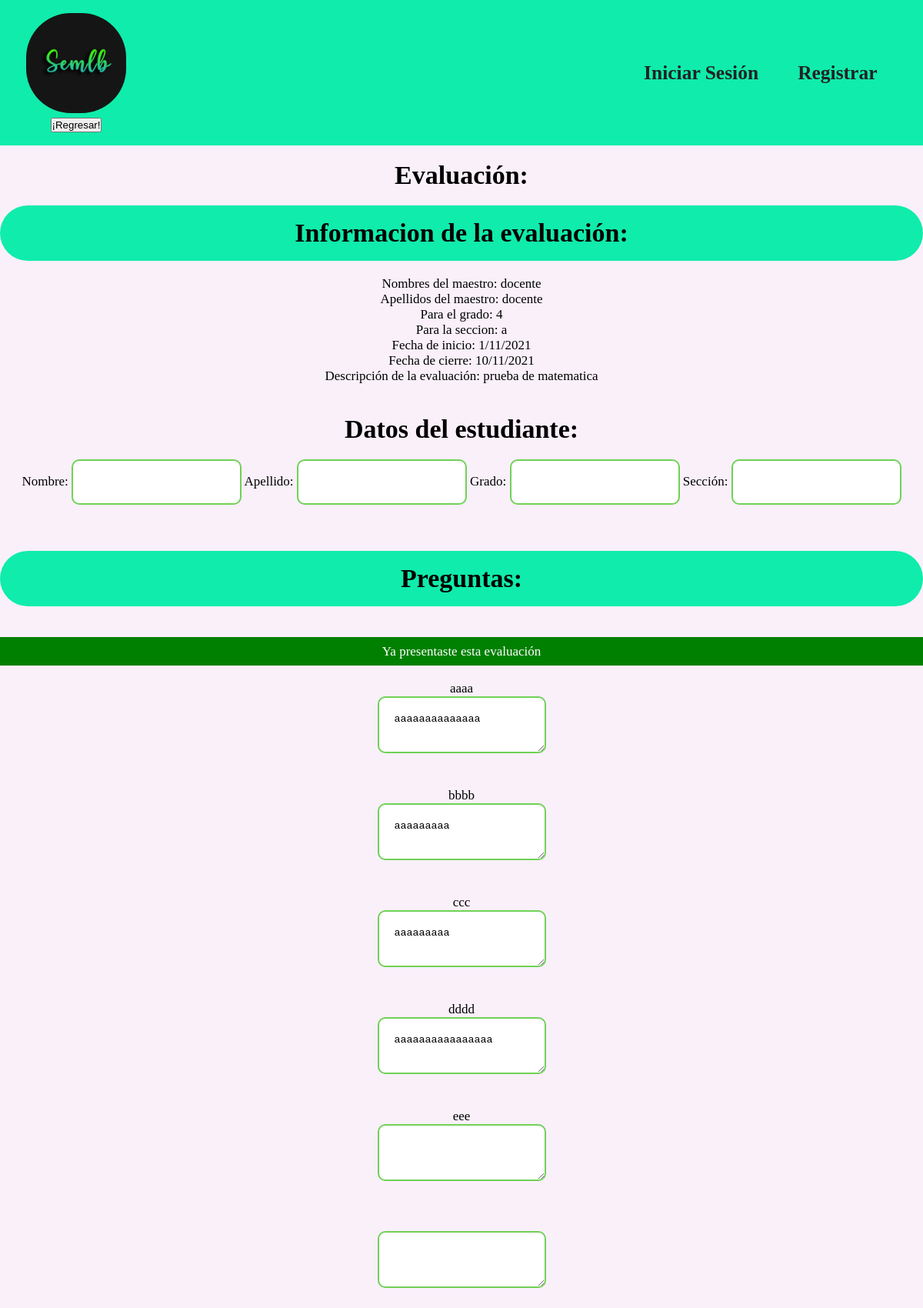
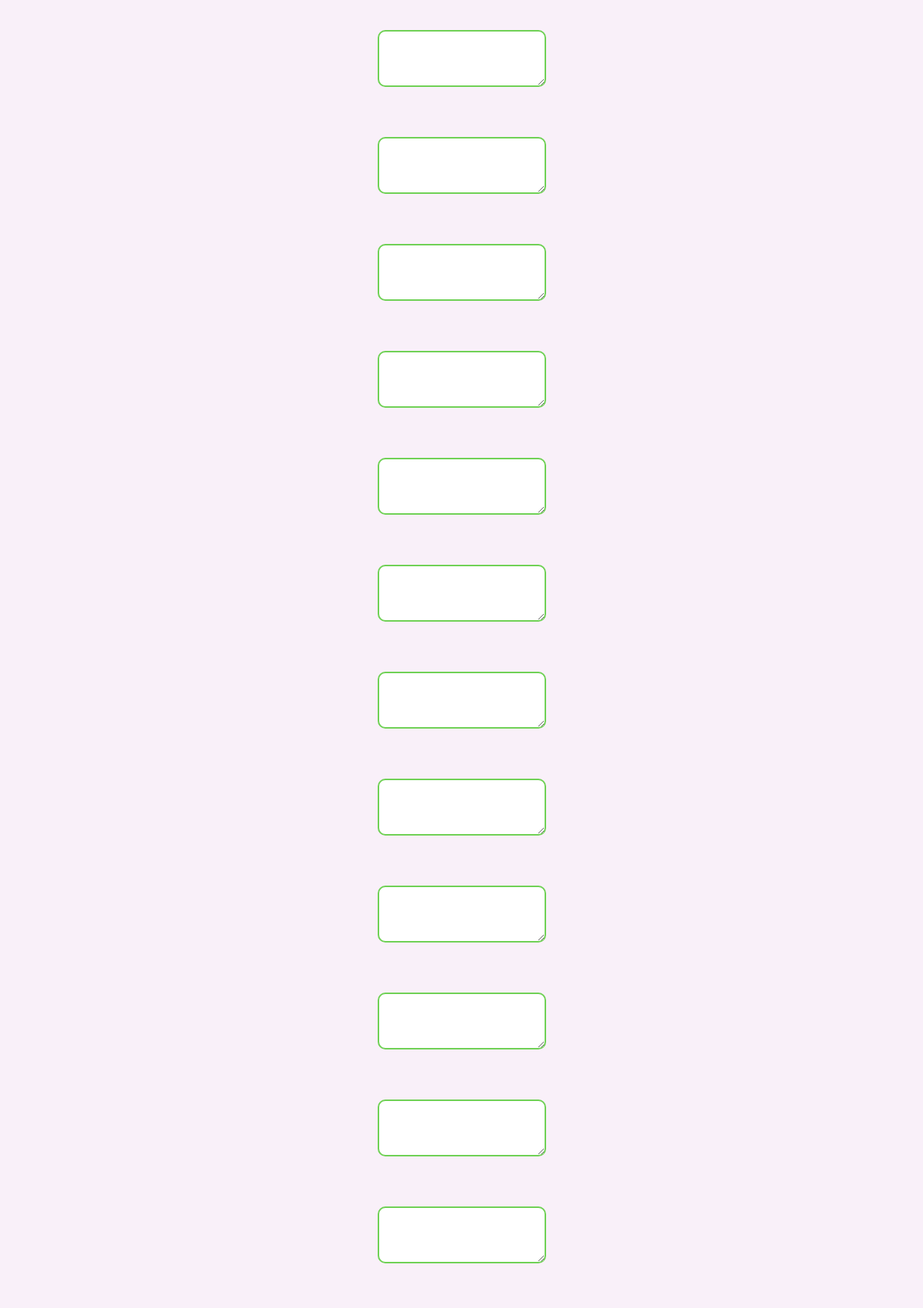
Page /estudiante/presentar/index.php?id=2 (upper part) on the committed database (2 pictures, top to bottom).
### tables this page shows
CREATE TABLE `evaluaciones` (
  `id` int(255) NOT NULL,
  `id_profesor` int(255) NOT NULL,
  `nombres_profesor` varchar(100) NOT NULL,
  `apellidos_profesor` varchar(100) NOT NULL,
  `creado` varchar(10) NOT NULL,
  `pregunta1` varchar(500) NOT NULL,
  `pregunta2` varchar(500) DEFAULT NULL,
  `pregunta3` varchar(500) DEFAULT NULL,
  `pregunta4` varchar(500) DEFAULT NULL,
  `pregunta5` varchar(500) NOT NULL,
  `pregunta6` varchar(500) NOT NULL,
  `pregunta7` varchar(500) NOT NULL,
  `pregunta8` varchar(500) NOT NULL,
  `pregunta9` varchar(500) NOT NULL,
  `pregunta10` varchar(500) NOT NULL,
  `pregunta11` varchar(500) NOT NULL,
  `pregunta12` varchar(500) NOT NULL,
  `pregunta13` varchar(500) NOT NULL,
  `pregunta14` varchar(500) NOT NULL,
  `pregunta15` varchar(500) NOT NULL,
  `pregunta16` varchar(500) NOT NULL,
  `pregunta17` varchar(500) NOT NULL,
  `pregunta18` varchar(500) NOT NULL,
  `pregunta19` varchar(500) NOT NULL,
  `pregunta20` varchar(500) NOT NULL,
  `cierre` varchar(10) NOT NULL,
  `publico` varchar(2) NOT NULL,
  `descripcion` varchar(500) NOT NULL,
  `grado` varchar(2) NOT NULL,
  `seccion` varchar(2) NOT NULL
);

CREATE TABLE `respuestas` (
  `id` int(200) NOT NULL,
  `nombres` varchar(255) NOT NULL,
  `apellidos` varchar(255) NOT NULL,
  `id_estudiante` varchar(100) NOT NULL,
  `id_evaluacion` varchar(100) NOT NULL,
  `fecha` date NOT NULL,
  `respuesta1` varchar(500) DEFAULT NULL,
  `respuesta2` varchar(500) DEFAULT NULL,
  `respuesta3` varchar(500) DEFAULT NULL,
  `respuesta4` varchar(500) DEFAULT NULL,
  `respuesta5` varchar(500) DEFAULT NULL,
  `respuesta6` varchar(500) DEFAULT NULL,
  `respuesta7` varchar(500) DEFAULT NULL,
  `respuesta8` varchar(500) DEFAULT NULL,
  `respuesta9` varchar(500) DEFAULT NULL,
  `respuesta10` varchar(500) DEFAULT NULL,
  `respuesta11` varchar(500) DEFAULT NULL,
  `respuesta12` varchar(500) DEFAULT NULL,
  `respuesta13` varchar(500) DEFAULT NULL,
  `respuesta14` varchar(500) DEFAULT NULL,
  `respuesta15` varchar(500) DEFAULT NULL,
  `respuesta16` varchar(500) DEFAULT NULL,
  `respuesta17` varchar(500) DEFAULT NULL,
  `respuesta18` varchar(500) DEFAULT NULL,
  `respuesta19` varchar(500) DEFAULT NULL,
  `respuesta20` varchar(500) DEFAULT NULL,
  `grado` varchar(2) NOT NULL,
  `seccion` varchar(2) NOT NULL
);

### estudiante/presentar/index.php (the view, shortened to what this page needs)
<?php require 'header1.php' ?>
<?php
if (isset($_GET['id'])){
  	$id = $_GET['id'];
  	$conn = mysqli_connect('localhost','root','','crud');
	$query = "SELECT * FROM evaluaciones WHERE (id LIKE '%$id%')";
	$result = mysqli_query($conn, $query);
	$id_estudiante = $_SESSION['id'];
	$query2 = mysqli_query($conn, "SELECT * FROM respuestas WHERE (id_evaluacion LIKE '%$id%') AND (id_estudiante LIKE '%$id_estudiante%')");
	$respuestas =mysqli_fetch_array($query2);
	$nr = mysqli_num_rows($query2);
	$row = mysqli_fetch_array($result); ?>
		<br><h1>Evaluación:</h1><br>
		<div class="titulo" style="font-size: 25px;	border-radius: 3em;background: #10ECAB;padding: 1em 4em;grid-area: titulo;display: flex;justify-content: center;align-items: center;font-size: 1em"><h1>Informacion de la evaluación:</h1></div><br>
		<p>Nombres del maestro: <?php echo $row['nombres_profesor'];?></p>
		<p>Apellidos del maestro: <?php echo $row['apellidos_profesor'];?></p>
		<p>Para el grado: <?php echo $row['grado'];?></p>
		<p>Para la seccion: <?php echo $row['seccion'];?></p>
		<p>Fecha de inicio: <?php echo $row['creado'];?></p>
		<p>Fecha de cierre: <?php echo $row['cierre'];?></p>
		<p>Descripción de la evaluación: <?php echo $row['descripcion'];?></p>
		<form action="presentar.php" method="POST">
			<br>
			<br>
			<h1>Datos del estudiante:</h1>
			<br>
			<label for="nombres">Nombre: </label>
			<input type="text" name="nombres" value="<?php echo $_SESSION['nombres'] ?>" style="padding: 20px;border: solid #70D156 2px; border-radius: 10px;" required="" pattern="[a-zA-Z0-9]+">
			<label for="apellidos">Apellido: </label>
			<input type="text" name="apellidos" value="<?php echo $_SESSION['apellidos'] ?>" style="padding: 20px;border: solid #70D156 2px; border-radius: 10px;" required="" pattern="[a-zA-Z0-9]+">
			<label for="grado">Grado: </label>
			<input type="text" name="grado" value="<?php echo $_SESSION['grado'] ?>" style="padding: 20px;border: solid #70D156 2px; border-radius: 10px;" required="" pattern="[0-9]+">
			<label for="seccion">Sección: </label>
			<input type="text" name="seccion" value="<?php echo $_SESSION['seccion'] ?>" style="padding: 20px;border: solid #70D156 2px; border-radius: 10px;" required="" pattern="[A-Z]+">
			<br><br><br><br>
			<div class="titulo" style="font-size: 25px;	border-radius: 3em;background: #10ECAB;padding: 1em 4em;grid-area: titulo;display: flex;justify-content: center;align-items: center;font-size: 1em"><h1>Preguntas:</h1></div><br>
			<br>
			<?php
		if ($nr >=1) {
		?> <p style="padding: 0.5em 1em;background: green;color: white;" >Ya presentaste esta evaluación</p> <?php ;
		 for ($i=1; $i <21; $i++) {
			?><br>
				<label for="<?php echo $row['pregunta'.$i]; ?>"> <?php echo $row['pregunta'.$i]; ?></label>
				<br>
				<textarea name="pregunta<?php echo $i ?>" readonly="readonly" style="padding: 20px;border: solid #70D156 2px; border-radius: 10px;"><?php echo $respuestas['respuesta'.$i]; ?></textarea>
				<br><br>
			<?php
		} ?>
		<?php }
	}else{
		header("Location: ../");
	}?>
<?php require '../../partials/footer.php' ?>

### css/header1.css (style rules this page uses)
* { padding: 0; margin: 0; }
body { background: #F9F0F9; text-align: center; justify-content: center; font-family: 'Courgette', cursive; font-size: 17px; }

### rows in the picture
evaluaciones: nombres_profesor "docente", apellidos_profesor "docente", grado "4", seccion "a", creado "1/11/2021", cierre "10/11/2021", descripcion "prueba de matematica", pregunta1 "aaaa", pregunta2 "bbbb", pregunta3 "ccc", pregunta4 "dddd", pregunta5 "eee"
respuestas: pregunta1 "aaaaaaaaaaaaaa", pregunta2 "aaaaaaaaa", pregunta3 "aaaaaaaaa", pregunta4 "aaaaaaaaaaaaaaaa"
